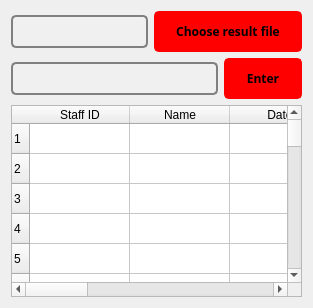
      <widget class="QWidget" name="tab">
       <attribute name="title">
        <string>employee filter</string>
       </attribute>
       <layout class="QVBoxLayout" name="verticalLayout_2">
        <item>
         <layout class="QGridLayout" name="gridLayout">
          <item row="0" column="2">
           <widget class="QPushButton" name="pushButton_2">
            <property name="font">
             <font>
              <family>Audi Type</family>
              <weight>75</weight>
              <bold>true</bold>
             </font>
            </property>
            <property name="autoFillBackground">
             <bool>false</bool>
            </property>
            <property name="styleSheet">
             <string notr="true">
QPushButton {
	background-color: #FF0000 !important;
	border: 2px solid #FF0000;
	color: black;
	padding: 10px 20px;
	border-radius: 5px;
	font-weight: bold;
}

QPushButton:hover {
	background-color: #FF3333 !important;
	border-color: #FF3333;
}

QPushButton:pressed {
	background-color: #CC0000 !important;
	border-color: #CC0000;
}</string>
            </property>
            <property name="text">
             <string>Choose result file</string>
            </property>
            <property name="autoDefault">
             <bool>false</bool>
            </property>
            <property name="default">
             <bool>false</bool>
            </property>
            <property name="flat">
             <bool>false</bool>
            </property>
           </widget>
          </item>
          <item row="0" column="1">
           <widget class="QLineEdit" name="lineEdit_2">
            <property name="font">
             <font>
              <family>Audi Type</family>
              <weight>75</weight>
              <bold>true</bold>
             </font>
            </property>
            <property name="styleSheet">
             <string notr="true">QLineEdit {
	border: 2px solid #808080;
	border-radius: 5px;
	padding: 5px;
	background-color: #f0f0f0;
	selection-color: white;
	selection-background-color:#5CACEE;
}</string>
            </property>
            <property name="readOnly">
             <bool>true</bool>
            </property>
           </widget>
          </item>
         </layout>
        </item>
        <item>
         <layout class="QGridLayout" name="gridLayout_10">
          <item row="0" column="2">
           <widget class="QPushButton" name="pushButton_11">
            <property name="font">
             <font>
              <family>Audi Type</family>
              <weight>75</weight>
              <bold>true</bold>
             </font>
            </property>
            <property name="autoFillBackground">
             <bool>false</bool>
            </property>
            <property name="styleSheet">
             <string notr="true">
QPushButton {
	background-color: #FF0000 !important;
	border: 2px solid #FF0000;
	color: black;
	padding: 10px 20px;
	border-radius: 5px;
	font-weight: bold;
}

QPushButton:hover {
	background-color: #FF3333 !important;
	border-color: #FF3333;
}

QPushButton:pressed {
	background-color: #CC0000 !important;
	border-color: #CC0000;
}</string>
            </property>
            <property name="text">
             <string>Enter</string>
            </property>
            <property name="autoDefault">
             <bool>false</bool>
            </property>
            <property name="default">
             <bool>false</bool>
            </property>
            <property name="flat">
             <bool>false</bool>
            </property>
           </widget>
          </item>
          <item row="0" column="1">
           <widget class="QLineEdit" name="lineEdit_10">
            <property name="font">
             <font>
              <family>Audi Type</family>
              <weight>75</weight>
              <bold>true</bold>
             </font>
            </property>
            <property name="styleSheet">
             <string notr="true">QLineEdit {
	border: 2px solid #808080;
	border-radius: 5px;
	padding: 5px;
	background-color: #f0f0f0;
	selection-color: white;
	selection-background-color:#5CACEE;
}</string>
            </property>
            <property name="readOnly">
             <bool>false</bool>
            </property>
           </widget>
          </item>
         </layout>
        </item>
        <item>
         <layout class="QHBoxLayout" name="horizontalLayout_3">
          <item>
           <widget class="QTableWidget" name="tableWidget">
            <row>
             <property name="text">
              <string>1</string>
             </property>
            </row>
            <row>
             <property name="text">
              <string>2</string>
             </property>
            </row>
            <row>
             <property name="text">
              <string>3</string>
             </property>
            </row>
            <row>
             <property name="text">
              <string>4</string>
             </property>
            </row>
            <row>
             <property name="text">
              <string>5</string>
             </property>
            </row>
            <row>
             <property name="text">
              <string>6</string>
             </property>
            </row>
            <row>
             <property name="text">
              <string>7</string>
             </property>
            </row>
            <row>
             <property name="text">
              <string>8</string>
             </property>
            </row>
            <row>
             <property name="text">
              <string>9</string>
             </property>
            </row>
            <row>
             <property name="text">
              <string>10</string>
             </property>
            </row>
            <row>
             <property name="text">
              <string>11</string>
             </property>
            </row>
            <row>
             <property name="text">
              <string>12</string>
             </property>
            </row>
            <row>
             <property name="text">
              <string>13</string>
             </property>
            </row>
            <row>
             <property name="text">
              <string>14</string>
             </property>
            </row>
            <row>
             <property name="text">
              <string>15</string>
             </property>
            </row>
            <row>
             <property name="text">
              <string>16</string>
             </property>
            </row>
            <row>
             <property name="text">
              <string>17</string>
             </property>
            </row>
            <row>
             <property name="text">
              <string>18</string>
             </property>
            </row>
            <row>
             <property name="text">
              <string>19</string>
             </property>
            </row>
            <row>
             <property name="text">
              <string>20</string>
             </property>
            </row>
            <row>
             <property name="text">
              <string>21</string>
             </property>
            </row>
            <row>
             <property name="text">
              <string>22</string>
             </property>
            </row>
            <row>
             <property name="text">
              <string>23</string>
             </property>
            </row>
            <row>
             <property name="text">
              <string>24</string>
             </property>
            </row>
            <row>
             <property name="text">
              <string>25</string>
             </property>
            </row>
            <row>
             <property name="text">
              <string>26</string>
             </property>
            </row>
            <row>
             <property name="text">
              <string>27</string>
             </property>
            </row>
            <row>
             <property name="text">
              <string>28</string>
             </property>
            </row>
            <row>
             <property name="text">
              <string>29</string>
             </property>
            </row>
            <row>
             <property name="text">
              <string>30</string>
             </property>
            </row>
            <row>
             <property name="text">
              <string>31</string>
             </property>
            </row>
            <column>
             <property name="text">
              <string>Staff ID</string>
             </property>
            </column>
            <column>
             <property name="text">
              <string>Name</string>
             </property>
            </column>
            <column>
             <property name="text">
              <string>Date</string>
             </property>
            </column>
            <column>
             <property name="text">
              <string>Clock in</string>
             </property>
            </column>
            <column>
             <property name="text">
              <string>Clock out</string>
             </property>
            </column>
            <column>
             <property name="text">
              <string>Working Hour</string>
             </property>
            </column>
            <column>
             <property name="text">
              <string>Status</string>
             </property>
            </column>
            <column>
             <property name="text">
              <string>Department</string>
             </property>
            </column>
           </widget>
          </item>
         </layout>
        </item>
       </layout>
      </widget>
